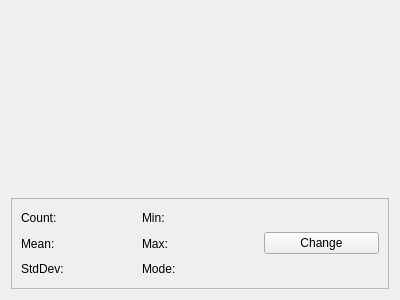
<?xml version="1.0" encoding="UTF-8"?>
<ui version="4.0">
 <class>AbsoluteHistogram</class>
 <widget class="QWidget" name="AbsoluteHistogram">
  <property name="geometry">
   <rect>
    <x>0</x>
    <y>0</y>
    <width>400</width>
    <height>300</height>
   </rect>
  </property>
  <property name="windowTitle">
   <string>Form</string>
  </property>
  <layout class="QVBoxLayout" name="verticalLayout" stretch="2,1">
   <item>
    <widget class="QCustomPlot" name="customPlot" native="true"/>
   </item>
   <item>
    <widget class="QFrame" name="frame">
     <property name="frameShape">
      <enum>QFrame::StyledPanel</enum>
     </property>
     <property name="frameShadow">
      <enum>QFrame::Raised</enum>
     </property>
     <layout class="QGridLayout" name="gridLayout">
      <item row="1" column="0">
       <widget class="QLabel" name="meanLabel">
        <property name="text">
         <string>Mean:</string>
        </property>
       </widget>
      </item>
      <item row="2" column="1">
       <widget class="QLabel" name="modeLabel">
        <property name="text">
         <string>Mode:</string>
        </property>
       </widget>
      </item>
      <item row="0" column="0">
       <widget class="QLabel" name="countLabel">
        <property name="text">
         <string>Count:</string>
        </property>
       </widget>
      </item>
      <item row="1" column="1">
       <widget class="QLabel" name="maxLabel">
        <property name="text">
         <string>Max:</string>
        </property>
       </widget>
      </item>
      <item row="0" column="1">
       <widget class="QLabel" name="minLabel">
        <property name="text">
         <string>Min:</string>
        </property>
       </widget>
      </item>
      <item row="2" column="0">
       <widget class="QLabel" name="stdDevLabel">
        <property name="text">
         <string>StdDev:</string>
        </property>
       </widget>
      </item>
      <item row="0" column="2" rowspan="3">
       <widget class="QPushButton" name="changeButton">
        <property name="text">
         <string>Change</string>
        </property>
       </widget>
      </item>
     </layout>
    </widget>
   </item>
  </layout>
 </widget>
 <customwidgets>
  <customwidget>
   <class>QCustomPlot</class>
   <extends>QWidget</extends>
   <header>qcustomplot.h</header>
   <container>1</container>
  </customwidget>
 </customwidgets>
 <resources/>
 <connections/>
</ui>
